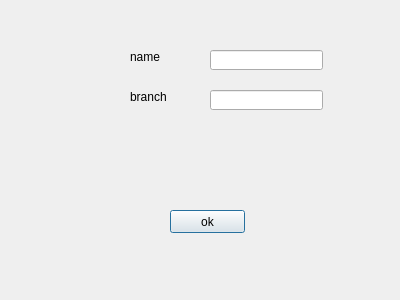
<?xml version="1.0" encoding="UTF-8"?>
<ui version="4.0">
 <class>Dialog</class>
 <widget class="QDialog" name="Dialog">
  <property name="geometry">
   <rect>
    <x>0</x>
    <y>0</y>
    <width>400</width>
    <height>300</height>
   </rect>
  </property>
  <property name="windowTitle">
   <string>Dialog</string>
  </property>
  <widget class="QPushButton" name="pushButton">
   <property name="geometry">
    <rect>
     <x>170</x>
     <y>210</y>
     <width>75</width>
     <height>23</height>
    </rect>
   </property>
   <property name="text">
    <string>ok</string>
   </property>
  </widget>
  <widget class="QLineEdit" name="lineEdit">
   <property name="geometry">
    <rect>
     <x>210</x>
     <y>50</y>
     <width>113</width>
     <height>20</height>
    </rect>
   </property>
   <property name="text">
    <string/>
   </property>
  </widget>
  <widget class="QLineEdit" name="lineEdit_2">
   <property name="geometry">
    <rect>
     <x>210</x>
     <y>90</y>
     <width>113</width>
     <height>20</height>
    </rect>
   </property>
  </widget>
  <widget class="QLabel" name="label">
   <property name="geometry">
    <rect>
     <x>130</x>
     <y>50</y>
     <width>47</width>
     <height>13</height>
    </rect>
   </property>
   <property name="text">
    <string>name</string>
   </property>
  </widget>
  <widget class="QLabel" name="label_2">
   <property name="geometry">
    <rect>
     <x>130</x>
     <y>90</y>
     <width>47</width>
     <height>13</height>
    </rect>
   </property>
   <property name="text">
    <string>branch</string>
   </property>
  </widget>
 </widget>
 <resources/>
 <connections/>
</ui>
